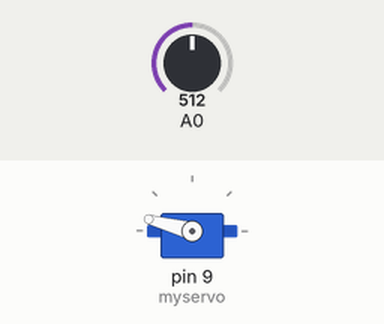
Simulated run of this sketch. Board: Arduino Uno, built with avr-gcc and run on an emulated ATmega328P. On the bench: servo. Inputs (shaded band) come from the test bench; at power-on: A0 = 512. What the sketch prints to the serial monitor is not drawn.

Above: at 6.3 s.
6.4 s: A0 set to 414
12.5 s: A0 set to 384
At 16.9 s:
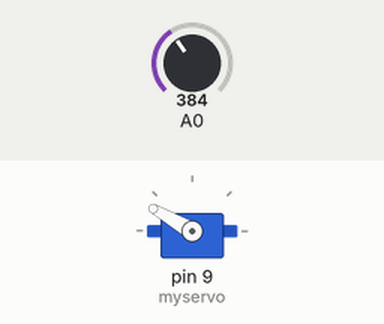
19.5 s: A0 set to 410
25.6 s: A0 set to 390
At 33.6 s:
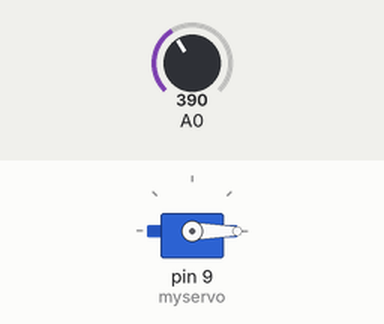
34.5 s: A0 set to 511
At 35.4 s:
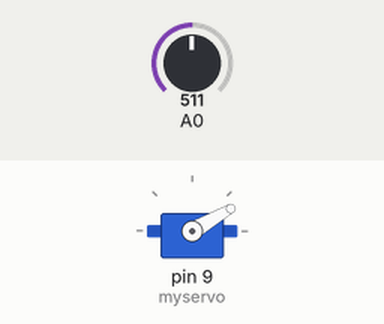
Timing chart, 0 to 41.0 s (numbered marks = the images above; inputs shaded):
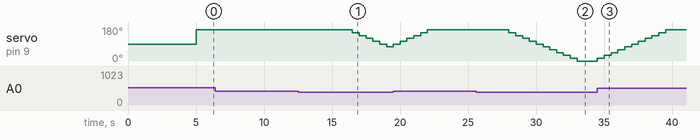

The sketch:

AnalogInputReader.ino
```cpp
#include <Servo.h>

Servo myservo;

int servoDeg = 180; //start deg
int degTurn = 15;   //deg
int servoTurnSped = 500; // ms
int darkLevel = 400; // upper val for closed

void setup() {
  Serial.begin(9600);
  myservo.attach(9);
}

void loop() {

  int analogValue = analogRead(A0);

  Serial.print("Analog reading: ");
  Serial.print(analogValue);


  if (analogValue > darkLevel) {         // higer val of closed range
    Serial.println(" - close");
    Serial.println(servoDeg);
    servoDeg += degTurn;
  } else {
    servoDeg -= degTurn;
  }
  if (servoDeg >= 180) { // completly closed
   delay(5000);
   servoDeg = 180 - degTurn; //checking if lightlevel outside is dark
   Serial.println("completly closed");
  }
  if (servoDeg < 0) { // Completly open
    servoDeg = 0; // keeps servo deg +
    Serial.println("Completly open");
  }
  myservo.write(servoDeg);
  delay(servoTurnSped);
}
```

Measured:
- the behaviour switches between 401 and 400 on A0 (found by bisection; images 0 and 1)
- after the input at 6.4 s, every drawn part: stays the same
- after the input at 12.5 s, servo on pin 9 (myservo): moves from 165° to 75° over 2.5 s, starting after 4.0 s
- after the input at 25.6 s, servo on pin 9 (myservo): moves from 165° to 0° over 5.0 s, starting after 2.4 s
- after the input at 34.5 s, servo on pin 9 (myservo): moves from 0° to 165° over 5.0 s, starting at once
